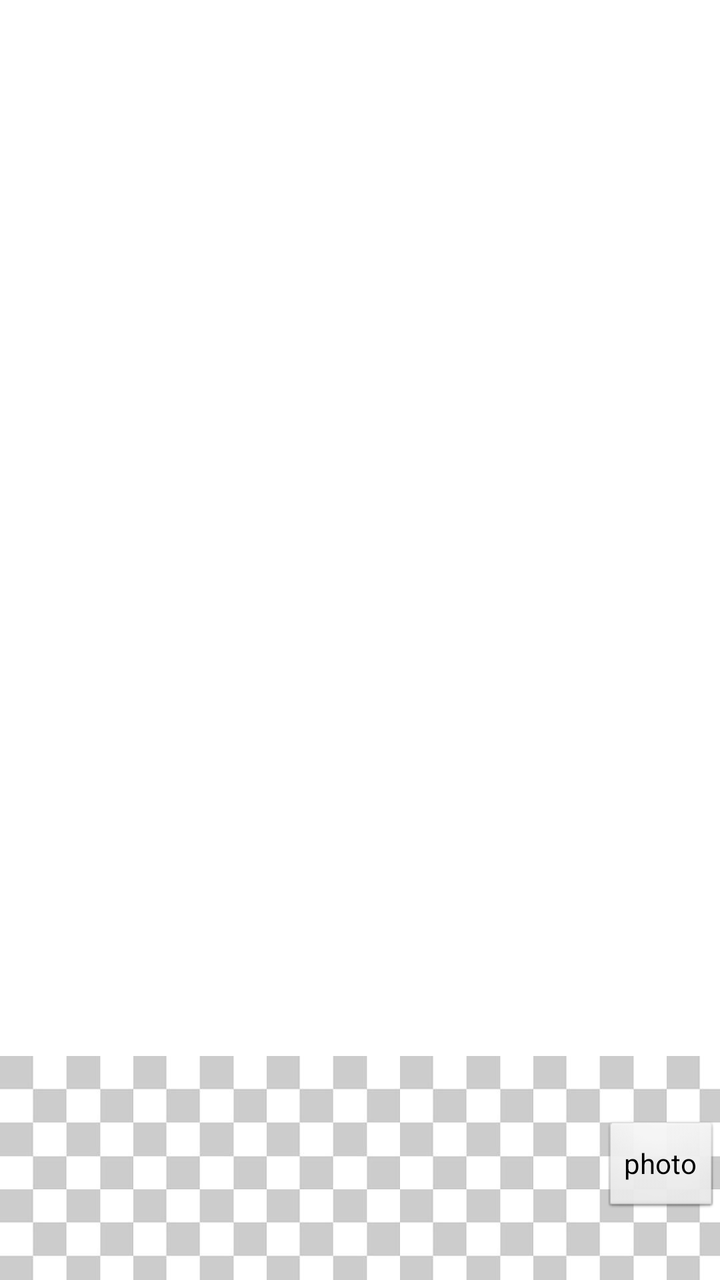
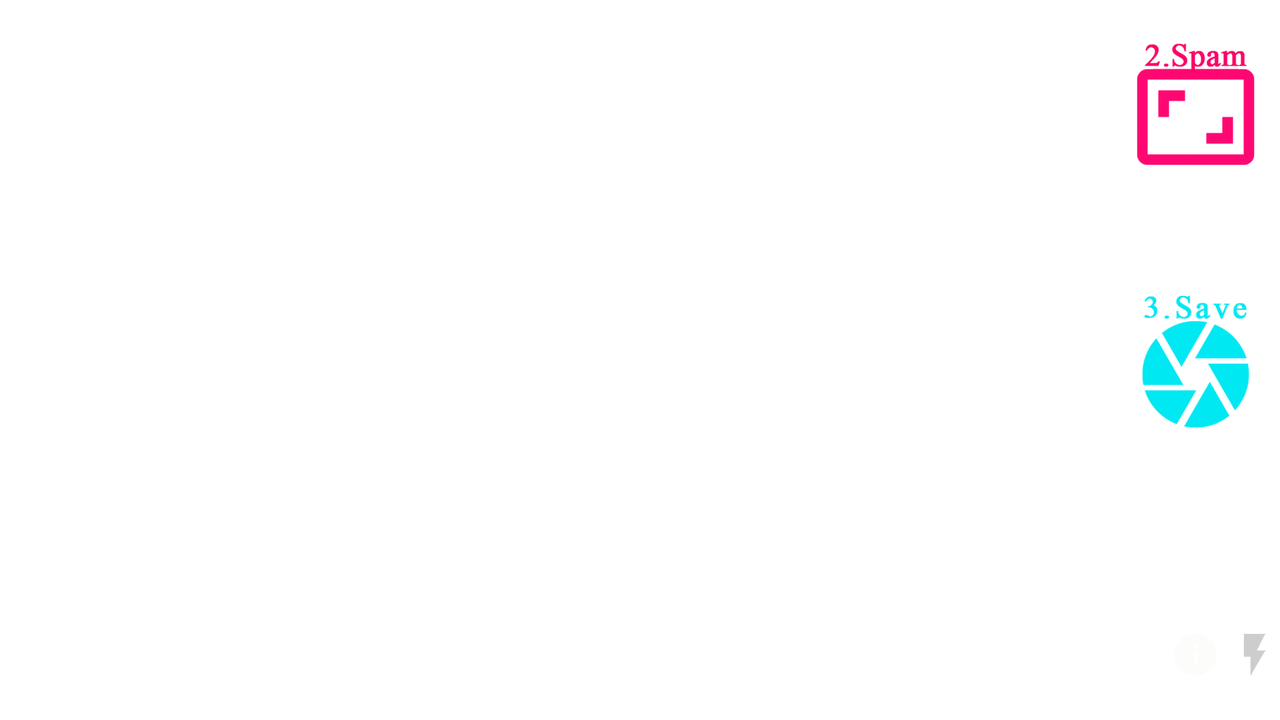

An Android layout and its configuration variant, each rendered on a device that would load it. The default file and the variant file are quoted in full after the pictures.
<!-- AndroidManifest.xml: application theme AppTheme -->
<!-- res/layout/camera_overlay_udt.xml -->
<?xml version="1.0" encoding="utf-8"?>
<RelativeLayout xmlns:android="http://schemas.android.com/apk/res/android"
    android:id="@+id/camera_overlay_layout"
    android:layout_width="match_parent"
    android:layout_height="match_parent" >

    <RelativeLayout
        android:id="@+id/loading_layout"
        android:layout_width="wrap_content"
        android:layout_height="wrap_content"
        android:layout_centerInParent="true"
        android:background="@color/transparent"
        android:padding="30dp"
        android:visibility="gone" >

        <ProgressBar
            style="@android:style/Widget.ProgressBar"
            android:layout_width="wrap_content"
            android:layout_height="wrap_content"
            android:layout_centerHorizontal="true"
            android:layout_centerVertical="true" />
    </RelativeLayout>

    <LinearLayout
        android:id="@+id/bottom_bar"
        android:layout_width="match_parent"
        android:layout_height="wrap_content"
        android:layout_alignParentBottom="true"
        android:layout_centerHorizontal="true"
        android:background="@color/transparent"
        android:gravity="center_vertical"
        android:orientation="horizontal"
        android:visibility="visible"
        android:weightSum="1" >


        <FrameLayout
            android:id="@+id/control"
            android:layout_width="match_parent"
            android:layout_height="112dp"
            android:layout_alignParentBottom="true"
            android:layout_alignParentStart="true"
            android:background="@drawable/backgroundtile">

            <ImageButton
                android:id="@+id/camera_button"
                android:layout_width="wrap_content"
                android:layout_height="wrap_content"
                android:layout_gravity="center"
                android:layout_centerHorizontal="true"
                android:background="@color/transparent"
                android:contentDescription="@string/content_desc_camera_button"
                android:onClick="onCameraClick"
                android:padding="10dp"
                android:src="@drawable/camera_button_background" />

            <Button
                android:layout_width="wrap_content"
                android:layout_height="wrap_content"
                android:text="photo"
                android:onClick="onPhotoClick"
                android:id="@+id/tex_button"
                android:layout_gravity="right|center_vertical" />

            


        </FrameLayout>


    </LinearLayout>

</RelativeLayout>
<!-- resources referenced by this layout -->
<resources>
  <color name="transparent">#00000000</color>
  <!-- drawable backgroundtile (drawable) -->
  <?xml version="1.0" encoding="utf-8"?>
  <bitmap
      xmlns:android="http://schemas.android.com/apk/res/android"
      android:src="@drawable/tile"
      android:tileMode="repeat"
      android:dither="true" />
  <string name="content_desc_camera_button">Camera Button</string>
  <style name="AppTheme" parent="Theme.Sample" />
  <!-- drawable tile: jpg bitmap (drawable-hdpi, 1567 bytes) -->
  <style name="Theme.Sample" parent="Theme.Base" />
  <style name="Theme.Base" parent="android:Theme.Light" />
</resources>
<!-- res/layout-land/camera_overlay_udt.xml (the repository's variant of the layout above) -->
<!-- drawn on the phone turned sideways -->
<?xml version="1.0" encoding="utf-8"?>
<RelativeLayout xmlns:android="http://schemas.android.com/apk/res/android"
    android:id="@+id/camera_overlay_layout2"
    android:layout_width="match_parent"
    android:layout_height="match_parent" >

    <RelativeLayout
        android:id="@+id/loading_layout"
        android:layout_width="wrap_content"
        android:layout_height="wrap_content"
        android:layout_centerInParent="true"
        android:background="@color/transparent"
        android:padding="30dp"
        android:visibility="gone" >

        <ProgressBar
            style="@android:style/Widget.ProgressBar"
            android:layout_width="wrap_content"
            android:layout_height="wrap_content"
            android:layout_centerHorizontal="true"
            android:layout_centerVertical="true" />
    </RelativeLayout>

    <FrameLayout
        android:id="@+id/bottom_bar"
        android:layout_width="wrap_content"
        android:layout_height="fill_parent"
        android:background="@color/transparent"
        android:orientation="horizontal"
        android:visibility="visible"
        android:layout_alignParentRight="true"
        android:layout_alignParentLeft="false"

       >


        <FrameLayout
            android:id="@+id/control"
            android:layout_width="wrap_content"
            android:layout_height="fill_parent"
            android:background="@color/transparent"
            android:layout_marginRight="0dp">

                           <ImageButton
                    android:id="@+id/camera_button"
                    android:layout_width="wrap_content"
                    android:layout_height="wrap_content"
                    android:layout_gravity="center_horizontal|top"
                    android:layout_centerHorizontal="true"
                    android:background="@color/transparent"
                    android:contentDescription="@string/content_desc_camera_button"
                    android:onClick="onCameraClick"
                    android:padding="10dp"
                    android:src="@drawable/spam2"
                    android:layout_marginTop="10dp"
                    android:layout_column="8" />




                <ImageButton
                    android:layout_width="match_parent"
                    android:layout_height="wrap_content"
                    android:src="@drawable/save2"
                    android:onClick="onPhotoClick"
                    android:layout_gravity="center_horizontal|center"
                    android:id="@+id/tex_button"
                    android:background="@color/transparent"
                    android:padding="10dp"
                    android:layout_column="8" />

            <ImageButton
                android:layout_width="wrap_content"
                android:layout_height="wrap_content"
                android:id="@+id/info"
                android:background="@color/transparent"
                android:layout_column="8"
                android:layout_marginBottom="20dp"
                android:layout_gravity="center_horizontal|bottom"
                android:src="@drawable/info_white" />

            <ToggleButton
                android:layout_width="wrap_content"
                android:layout_height="wrap_content"
                android:id="@+id/flashlightSwitch"
                android:layout_column="7"
                android:layout_marginBottom="20dp"
                android:layout_gravity="right|bottom"
                android:textOn=""
                android:textOff=""
                android:background="@drawable/flash_switch"

                />

        </FrameLayout>


    </FrameLayout>

    <LinearLayout
        android:orientation="horizontal"
        android:layout_width="match_parent"
        android:layout_height="match_parent"
        android:layout_toStartOf="@+id/bottom_bar"
        android:id="@+id/camera_overlay_layout">

        <FrameLayout
            android:layout_width="wrap_content"
            android:layout_height="match_parent"
            android:layout_gravity="center_vertical"></FrameLayout>

    </LinearLayout>


</RelativeLayout>
<!-- resources referenced by the variant -->
<!-- as the phone turned sideways resolves them -->
<resources>
  <color name="transparent">#00000000</color>
  <!-- drawable flash_switch (drawable) -->
  <?xml version="1.0" encoding="utf-8"?>
  <selector xmlns:android="http://schemas.android.com/apk/res/android">
      
      <item android:drawable="@drawable/flash_off"
          android:state_checked="false"/>
  
      
          <item android:drawable="@drawable/flash_on"
          android:state_checked="true" />
  
  
  </selector>
  <!-- drawable info_white: png bitmap (drawable-hdpi, 810 bytes) -->
  <!-- drawable save2: png bitmap (drawable-hdpi, 4883 bytes) -->
  <!-- drawable spam2: png bitmap (drawable-hdpi, 5147 bytes) -->
  <string name="content_desc_camera_button">Camera Button</string>
  <style name="AppTheme" parent="Theme.Sample" />
  <!-- drawable flash_off: png bitmap (drawable-hdpi, 653 bytes) -->
  <!-- drawable flash_on: png bitmap (drawable-hdpi, 658 bytes) -->
  <style name="Theme.Sample" parent="Theme.Base" />
  <style name="Theme.Base" parent="android:Theme.Light" />
</resources>
